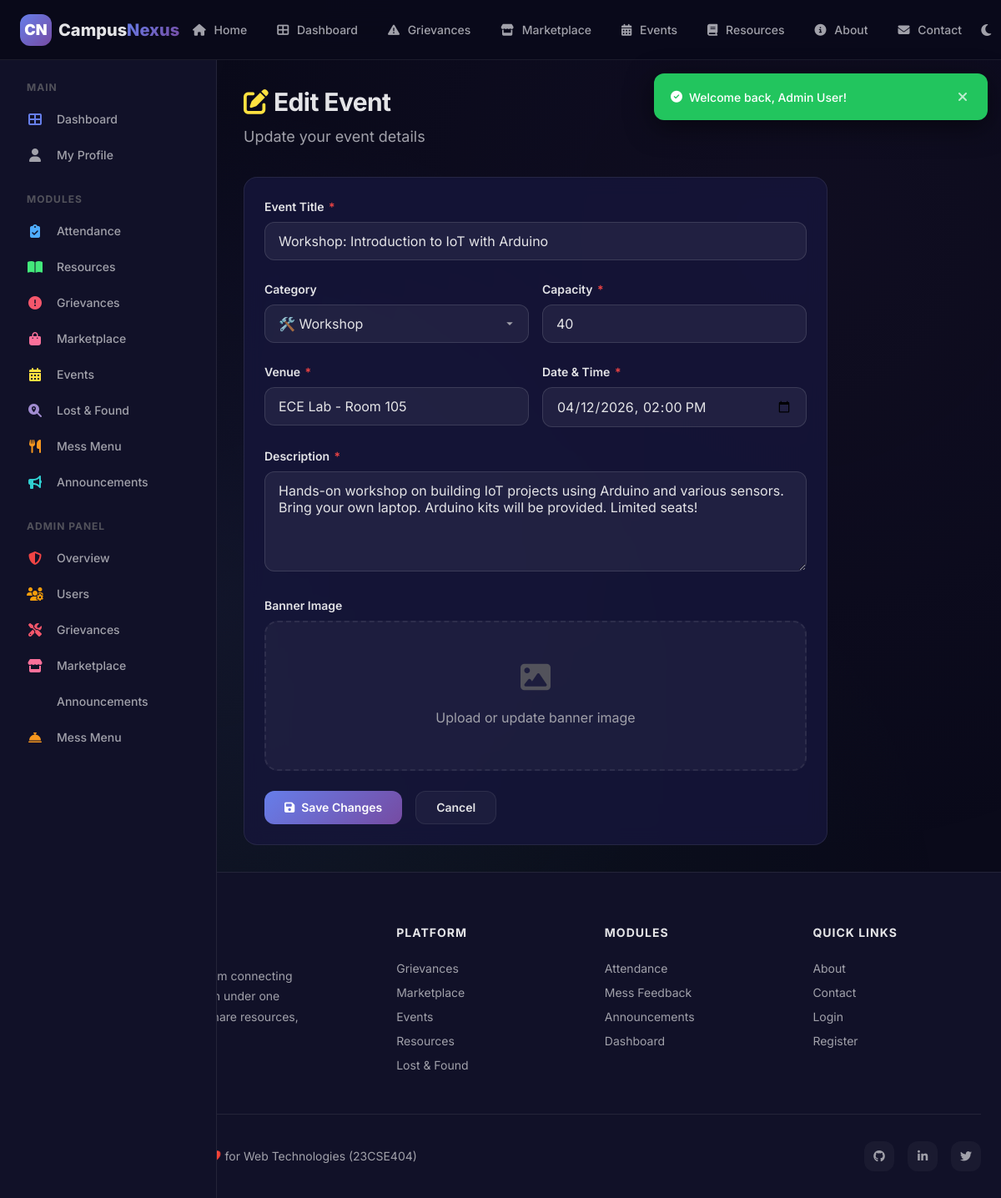
Page /modules/event_edit.php?edit=2 (signed in) on the committed database.
### tables this page shows
CREATE TABLE events (
    id INT AUTO_INCREMENT PRIMARY KEY,
    created_by INT NOT NULL,
    title VARCHAR(200) NOT NULL,
    description TEXT NOT NULL,
    category ENUM('technical', 'cultural', 'sports', 'workshop', 'seminar') NOT NULL,
    venue VARCHAR(200) NOT NULL,
    event_date DATETIME NOT NULL,
    capacity INT NOT NULL DEFAULT 100,
    registered_count INT NOT NULL DEFAULT 0,
    image_path VARCHAR(255) DEFAULT NULL,
    created_at DATETIME NOT NULL DEFAULT CURRENT_TIMESTAMP,
    FOREIGN KEY (created_by) REFERENCES users(id) ON DELETE CASCADE,
    INDEX idx_date (event_date),
    INDEX idx_category (category)
);

### modules/event_edit.php (the view, shortened to what this page needs)
<?php
require_once __DIR__ . '/../includes/header.php';
$event = null;
$isEditMode = false;
if (isset($_GET['edit'])) {
    $editId = (int)$_GET['edit'];
    $db = getDB();
    $stmt = $db->prepare("SELECT * FROM events WHERE id = ?");
    $stmt->execute([$editId]);
    $event = $stmt->fetch(PDO::FETCH_ASSOC);
    $isEditMode = true;
}
$dateValue = '';
if ($isEditMode && $event['event_date']) {
    $dateValue = (new DateTime($event['event_date']))->format('Y-m-d\TH:i');
}
?>
<?php require_once __DIR__ . '/../includes/sidebar.php'; ?>
<div class="page-content with-sidebar">
    <div class="page-header">
        <h1><i class="fas fa-<?= $isEditMode ? 'edit' : 'calendar-plus' ?>" style="color:var(--clr-events);"></i> <?= $isEditMode ? 'Edit Event' : 'Create Event' ?></h1>
        <p><?= $isEditMode ? 'Update your event details' : 'Organize a campus event and invite students' ?></p>
    </div>
    <div class="card" style="max-width:700px;">
        <form method="POST" enctype="multipart/form-data">
            <div class="form-group">
                <label for="title" class="form-label">Event Title <span class="required">*</span></label>
                <input type="text" id="title" name="title" class="form-control" placeholder="e.g., Tech Fest 2026" value="<?= htmlspecialchars($event['title'] ?? '') ?>" required>
            </div>
            <div class="form-row">
                <div class="form-group">
                    <label for="category" class="form-label">Category</label>
                    <select id="category" name="category" class="form-control">
                        <option value="workshop" <?= ($event['category'] ?? 'workshop') === 'workshop' ? 'selected' : '' ?>>🛠️ Workshop</option>
                    </select>
                </div>
                <div class="form-group">
                    <label for="capacity" class="form-label">Capacity <span class="required">*</span></label>
                    <input type="number" id="capacity" name="capacity" class="form-control" value="<?= htmlspecialchars($event['capacity'] ?? '100') ?>" min="1" required>
                </div>
            </div>
            <div class="form-row">
                <div class="form-group">
                    <label for="venue" class="form-label">Venue <span class="required">*</span></label>
                    <input type="text" id="venue" name="venue" class="form-control" placeholder="e.g., Main Auditorium" value="<?= htmlspecialchars($event['venue'] ?? '') ?>" required>
                </div>
                <div class="form-group">
                    <label for="event_date" class="form-label">Date & Time <span class="required">*</span></label>
                    <input type="datetime-local" id="event_date" name="event_date" class="form-control" value="<?= $dateValue ?>" required>
                </div>
            </div>
            <div class="form-group">
                <label for="description" class="form-label">Description <span class="required">*</span></label>
                <textarea id="description" name="description" class="form-control" rows="4" placeholder="Describe the event..." required><?= htmlspecialchars($event['description'] ?? '') ?></textarea>
            </div>
            <div class="form-group">
                <label for="image" class="form-label">Banner Image</label>
                <div class="file-upload-area" id="uploadArea" onclick="document.getElementById('image').click()">
                    <i class="fas fa-image"></i>
                    <p>Upload or update banner image</p>
                </div>
            </div>
            <div style="display:flex;gap:var(--space-md);">
                <button type="submit" class="btn btn-primary"><i class="fas fa-<?= $isEditMode ? 'save' : 'check' ?>"></i> <?= $isEditMode ? 'Save Changes' : 'Create Event' ?></button>
                <a href="<?= $isEditMode ? 'event_detail.php?id=' . $event['id'] : 'events.php' ?>" class="btn btn-secondary">Cancel</a>
            </div>
        </form>
    </div>
</div>
<?php require_once __DIR__ . '/../includes/footer.php'; ?>

### css/style.css (style rules this page uses)
:root { --primary: #667EEA; --primary-dark: #5A67D8; --primary-light: #7C8CF0; --primary-start: #667EEA; --primary-end: #764BA2; --clr-attendance: #4FACFE; --clr-resources: #43E97B; --clr-grievances: #F5576C; --clr-marketplace: #FA709A; --clr-events: #FEE140; --clr-lost-found: #A18CD1; --clr-mess: #F7971E; --clr-announcements: #30CFD0; --bg-primary: #0A0A1A; --bg-secondary: #111128; --bg-tertiary: #16163a; --bg-card: rgba(22, 22, 58, 0.85); --bg-card-solid: #16163a; --bg-glass: rgba(255, 255, 255, 0.04); --bg-glass-hover: rgba(255, 255, 255, 0.08); --bg-input: rgba(255, 255, 255, 0.06); --bg-input-focus: rgba(255, 255, 255, 0.1); --border-glass: rgba(255, 255, 255, 0.08); --border-glass-hover: rgba(255, 255, 255, 0.15); --border-input: rgba(255, 255, 255, 0.12); --border-input-focus: var(--primary); --text-primary: #E4E4E7; --text-secondary: #A1A1AA; --text-muted: #52525B; --text-inverse: #0A0A1A; --success: #22C55E; --success-bg: rgba(34, 197, 94, 0.12); --warning: #F59E0B; --warning-bg: rgba(245, 158, 11, 0.12); --danger: #EF4444; --danger-bg: rgba(239, 68, 68, 0.12); --info: #3B82F6; --info-bg: rgba(59, 130, 246, 0.12); --space-2xs: 2px; --space-xs: 4px; --space-sm: 8px; --space-md: 16px; --space-lg: 24px; --space-xl: 32px; --space-2xl: 48px; --space-3xl: 64px; --space-4xl: 96px; --radius-xs: 4px; --radius-sm: 8px; --radius-md: 12px; --radius-lg: 16px; --radius-xl: 24px; --radius-full: 9999px; --shadow-sm: 0 2px 8px rgba(0, 0, 0, 0.3); --shadow-md: 0 4px 16px rgba(0, 0, 0, 0.4); --shadow-lg: 0 8px 32px rgba(0, 0, 0, 0.5); --shadow-xl: 0 16px 48px rgba(0, 0, 0, 0.6); --shadow-glow: 0 0 20px rgba(102, 126, 234, 0.3); --shadow-glow-lg: 0 0 40px rgba(102, 126, 234, 0.4); --font-sans: 'Inter', -apple-system, BlinkMacSystemFont, 'Segoe UI', Roboto, sans-serif; --font-mono: 'JetBrains Mono', 'Fira Code', monospace; --text-xs: 0.75rem; --text-sm: 0.875rem; --text-base: 1rem; --text-lg: 1.125rem; --text-xl: 1.25rem; --text-2xl: 1.5rem; --text-3xl: 1.875rem; --text-4xl: 2.25rem; --text-5xl: 3rem; --text-6xl: 3.75rem; --leading-tight: 1.2; --leading-normal: 1.5; --leading-relaxed: 1.75; --transition-fast: 0.15s ease; --transition-base: 0.3s ease; --transition-slow: 0.5s ease; --transition-spring: 0.4s cubic-bezier(0.175, 0.885, 0.32, 1.275); --z-dropdown: 100; --z-sticky: 200; --z-fixed: 300; --z-overlay: 400; --z-modal: 500; --z-toast: 600; --navbar-height: 72px; --sidebar-width: 260px; --container-max: 1280px; --container-sm: 640px; --container-md: 768px; --container-lg: 1024px; }
*, *::before, *::after { margin: 0; padding: 0; box-sizing: border-box; }
html { scroll-behavior: smooth; font-size: 16px; -webkit-text-size-adjust: 100%; }
body { font-family: var(--font-sans); font-size: var(--text-base); line-height: var(--leading-normal); color: var(--text-primary); background-color: var(--bg-primary); min-height: 100vh; -webkit-font-smoothing: antialiased; -moz-osx-font-smoothing: grayscale; overflow-x: hidden; }
body::before { content: ''; position: fixed; top: 0; left: 0; width: 100%; height: 100%; background: radial-gradient(circle at 20% 50%, rgba(102, 126, 234, 0.08) 0%, transparent 50%), radial-gradient(circle at 80% 20%, rgba(118, 75, 162, 0.06) 0%, transparent 50%), radial-gradient(circle at 40% 80%, rgba(67, 233, 123, 0.04) 0%, transparent 50%); pointer-events: none; z-index: -1; }
a { color: var(--primary); text-decoration: none; transition: color var(--transition-fast); }
button { cursor: pointer; font-family: inherit; font-size: inherit; border: none; outline: none; background: none; color: inherit; }
input, textarea, select { font-family: inherit; font-size: inherit; color: inherit; outline: none; }
h1, h2, h3, h4, h5, h6 { font-weight: 700; line-height: var(--leading-tight); color: var(--text-primary); }
h1 { font-size: var(--text-5xl); letter-spacing: -0.02em; }
p { color: var(--text-secondary); line-height: var(--leading-relaxed); }

### css/layout.css (style rules this page uses)
.page-content { flex: 1; padding: var(--space-xl); min-width: 0; padding-top: calc(var(--navbar-height) + var(--space-xl)); }
.page-content.with-sidebar { margin-left: var(--sidebar-width); }
.page-header { margin-bottom: var(--space-xl); }
.page-header h1 { font-size: var(--text-3xl); margin-bottom: var(--space-sm); }
.page-header p { font-size: var(--text-lg); }

### rows in the picture
events: title "Workshop: Introduction to IoT with Arduino", category "🛠️ Workshop", capacity "40", venue "ECE Lab - Room 105", event_date "04/12/2026 14:00", description "Hands-on workshop on building IoT projects using Arduino and various sensors. Bring your own laptop. Arduino kits will be provided. Limited seats!"

### other values in the picture
$message "Welcome back, Admin User!"
